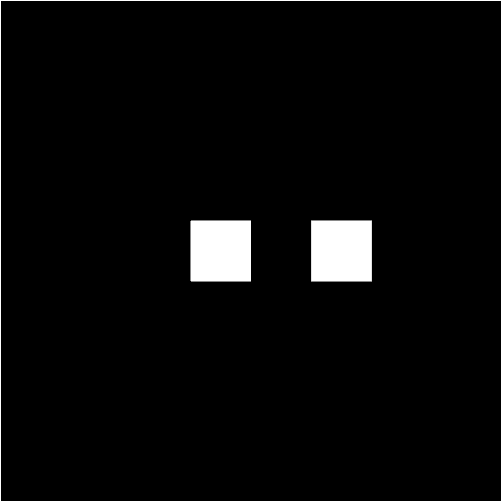
%> input picture Data/Test Calibration Images/canvas1.png, 502 x 503 px
$ octave CalibrateReferenceCamera.m   (GNU Octave 9; MATLAB toolbox functions it lacks are replaced by stand-ins)
%> lines starting %> are read from the running program, lines starting %| are printed output that depends on the picture
### Scripts/GetKeypoints.m
function [ uv_calpoints, xyz_calpoints ] = GetKeypoints( imgName, N )
%> called with imgName = 'canvas1.png', N = 6

% Returns Selected Keypoints (N) of Frame using HCD

% Load Calibration Image

bothimg = imread(imgName);
%> bothimg is the input picture: size 503x502x3 uint8; min 0, max 255, mean 10
imshow(bothimg);

% Find control points as harris corners

bothimg = rgb2gray(bothimg);
%> bothimg: size 503x502 uint8
keypoints = torr_charris_jc(bothimg);

% Select 12 points in each image to derive pi.

disp(['Select ' num2str(N) ' points to calibrate camera 1s intrinsics'])
uv_calpoints = [];

for i=1:N
   disp([ 'Point ' num2str(i) ])
   [x y] = ginput(1);

   % Quantise selected pixel to nearest harris keypoint
   kp = repmat([x; y], 1, size(keypoints,1) )';
   kp = keypoints - kp;
   dist = sqrt( kp(:,1).^2 + kp(:,2).^2 );
   [Val Ind] = min(dist);

   uv_calpoints = [uv_calpoints, [keypoints(Ind,1); keypoints(Ind,2)] ]
end

xyz_calpoints = [ [-1;  0.5;  -5], [0;  0.5;  -5], [-1;  -0.5;  -5;], ...
                    [0;  -0.5;  -5] ];
xyz_calpoints = [ xyz_calpoints, [1;  0.5;  -5], [2;  0.5;  -5], ...
                    [1;  -0.5;  -5;], [2;  -0.5;  -5] ] ;

hold on
scatter( uv_calpoints(1,:), uv_calpoints(2,:), 'rx' )


end

### Scripts/harris/torr_charris_jc.m
% %
% % HISTORY
%   2001 Philip Torr (philtorr@microsoft.com, phst@robots.ac.uk) at Microsoft
%   Created.
%   2002 John Collomosse (jpc@cs.bath.ac.uk) at Bath Univ.
%   Extensions to subpixel accuracy via quadratic surface fit
%
%  Copyright © Microsoft Corp. 2002
%
%
% REF:	"A combined corner and edge detector", C.G. Harris and M.J. Stephens
%	Proc. Fourth Alvey Vision Conf., Manchester, pp 147-151, 1988.
%
%%to do: we might want to make this so it can either take a threshold or a fixed number of corners...
function [c_coord] = torr_charris_jc(im, ncorners, width, sigma, subpixel)

if (nargin == 1 || nargin == 2)
    width = 3; %default
    sigma = 1;
end

if (nargin < 5)
    subpixel = 0;
end

mask = [1 0 -1; 1 0 -1; 1 0 -1] / 3;

% compute horizontal and vertical gradients
Ix = conv2(im, mask, 'valid');
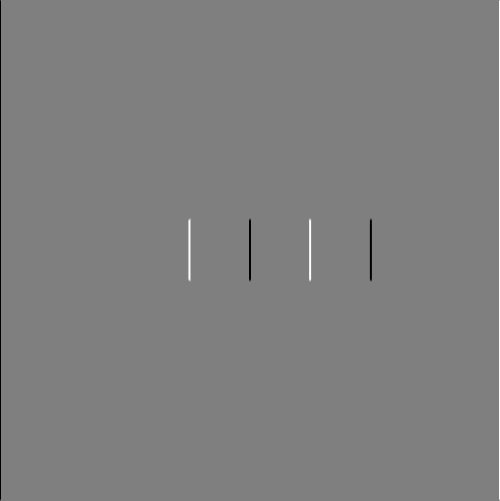
%> Ix: size 501x500 double; min -255, max 255, mean 0; drawn with min black and max white
Iy = conv2(im, mask', 'valid');
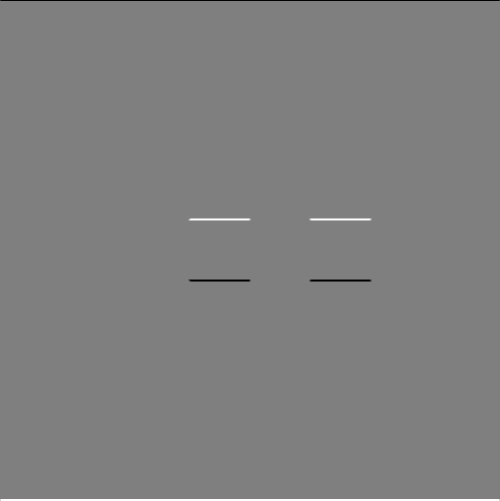
%> Iy: size 501x500 double; min -255, max 255, mean 0.5; drawn with min black and max white

% compute squares amd product
Ixy = Ix .* Iy;
Ix = Ix.^2;
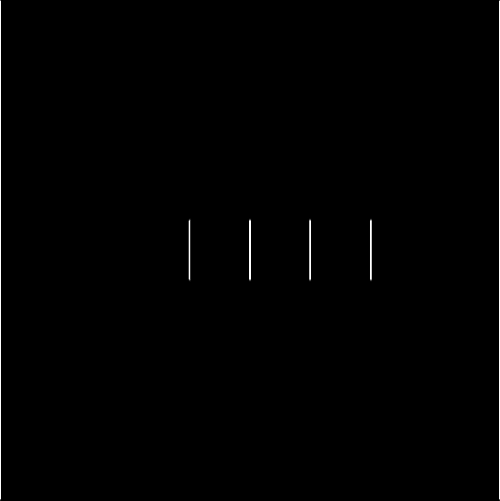
%> Ix: size 501x500 double; min 0, max 65025, mean 369.6; drawn with min black and max white
Iy = Iy.^2;
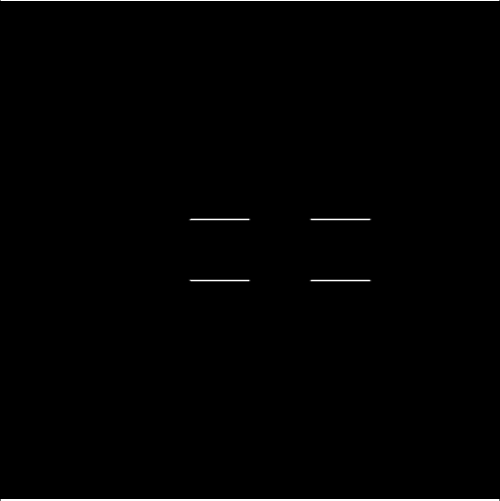
%> Iy: size 501x500 double; min 0, max 65025, mean 481.7; drawn with min black and max white

% smooth them
%> the run ends on the next line
gmask = torr_gauss_mask(width, sigma);

gim = conv2(im, gmask, 'valid');


Ix = conv2(Ix, gmask, 'valid');
Iy = conv2(Iy, gmask, 'valid');
Ixy = conv2(Ixy, gmask, 'valid');

% computer cornerness
% c = (Ix + Iy) ./ (Ix .* Iy - Ixy.^2 + 1.0);
c = (Ix + Iy) - 0.04 * (Ix .* Iy - Ixy.^2);
% [8 lines of commented-out code are left out]
cmax = torr_max3x3(double(c));

% if pixel equals max, it is a local max, find index
ci3 = find(c == cmax);
cs3 = c(ci3);

[cs2,ci2] = sort(cs3); %ci2 2 is an index into ci3 which is an index into c


%put strongest 500 corners in a list cs together with indices ci

l = length(cs2)

%% Original Code

%cs = cs2(l-ncorners+1:l);
%ci2s = ci2(l-ncorners+1:l);


%% Inserted Lukes Code

if (nargin == 1)
    ncorners = l;
end

cs = cs2(l-ncorners+1:l);
ci2s = ci2(l-ncorners+1:l);


%% End of Inserted Lukes Code

ci = ci3(ci2s);

corn_thresh = cs(1);


%row and column of each corner

[nrows, ncols] = size(c);
%plus four for border
%   c_row = rem(ci,nrows) +4;
%   c_col = ( ci - c_row )/nrows + 1 +4;

c_row = rem(ci,nrows) +(width+1);
c_col = ( ci - c_row  +width+1)/nrows + 1 +width+1;

%   %to convert to x,y we need to convert from rows to y
c_coord = [c_col c_row];


if subpixel

    %   Extension to subpixel accuracy - John Collomosse 2002 jpc@cs.bath.ac.uk

    %   for each 'good corner' we must refine to subpixel accuracy, we fit
    %   a quadratic surface and find zero grad of that surface

    % 1) Fit the quadratic surface to a 3x3 neighbourhood centered around the 'corner' pixel
    %    (least squares fit)
    for lp=1:size(c_coord,1)
        x=c_coord(lp,1)-(width+1);    % convert into index into c (which is smaller than image)
        y=c_coord(lp,2)-(width+1);
        A=[x^2      y^2       x*y           x     y     1   -c(y,x); ...
          (x-1)^2   (y-1)^2   (x-1)*(y-1)   x-1   y-1   1   -c(y-1,x-1); ...
          (x+1)^2   (y-1)^2   (x+1)*(y-1)   x+1   y-1   1   -c(y-1,x+1); ...
          (x-1)^2   (y+1)^2   (x-1)*(y+1)   x-1   y+1   1   -c(y+1,x-1); ...
          (x+1)^2   (y+1)^2   (x+1)*(y+1)   x+1   y+1   1   -c(y+1,x+1); ...
          x^2       (y+1)^2   x*(y+1)       x     y+1   1   -c(y+1,x); ...
          x^2       (y-1)^2   x*(y-1)       x     y-1   1   -c(y-1,x); ...
          (x-1)^2   y^2       (x-1)*y       (x-1) y   1     -c(y,x-1); ...
          (x+1)^2   y^2       (x+1)*y       (x+1) y   1     -c(y,x+1)];
        [u s v]=svd(A);
        res=v(:,end);
        res=res./res(end,1);

        % biquad. surface fitted, here are the params
        % I(x,y)=ax^2+by^2+cxy+dx+ey+f
        a=res(1);
        b=res(2);
        c2=res(3); % note c2, we used 'c' for something else
        d=res(4);
        e=res(5);
        f=res(6);

        coord=inv([2*a c2 ; c2 2*b])*[-d ; -e];        % solve to find the turning pt of surface

        % in some, rare, cases the max/min will be outside of the 3x3 block we fitted the
        % surface to. In this case, revert to single pixel accuracy.. (unclear to me why
        % this happens).
        if abs(x-coord(1))>1
            coord(1)=x;
        end
        if abs(y-coord(2))>1
            coord(2)=y;
        end

        coord=coord+width+1;  % corners converted back to image space
        c_coord(lp,1:2)=coord';

    end

end

### Scripts/CalibrateReferenceCamera.m

%% Derive Camera Intrinsics for Reference Camera

[uv_calpoints xyz_calpoints] = GetKeypoints('canvas1.png',6);
